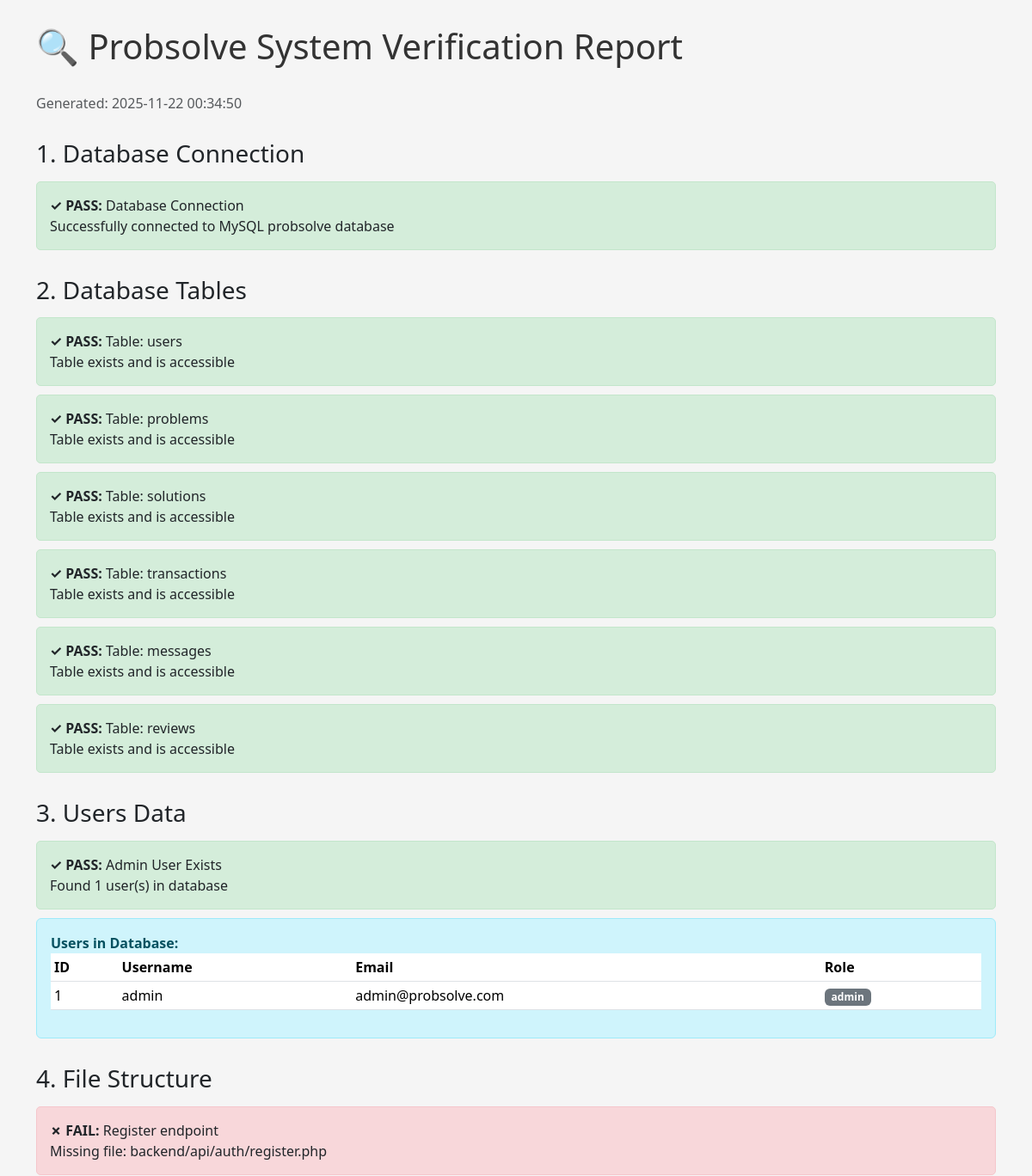
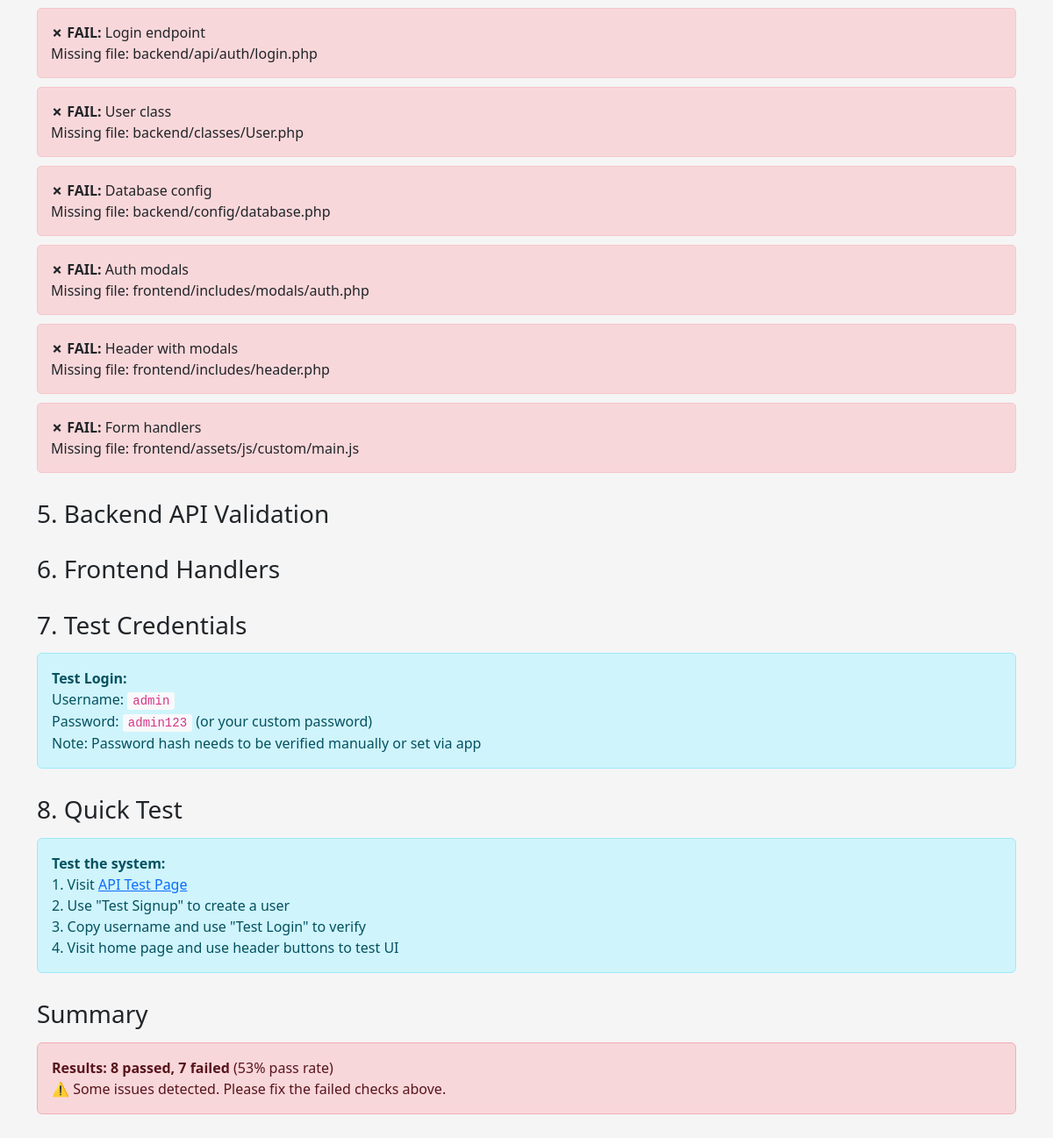
Before: /tests/verify-system.php with the older database file (2 pictures, top to bottom).
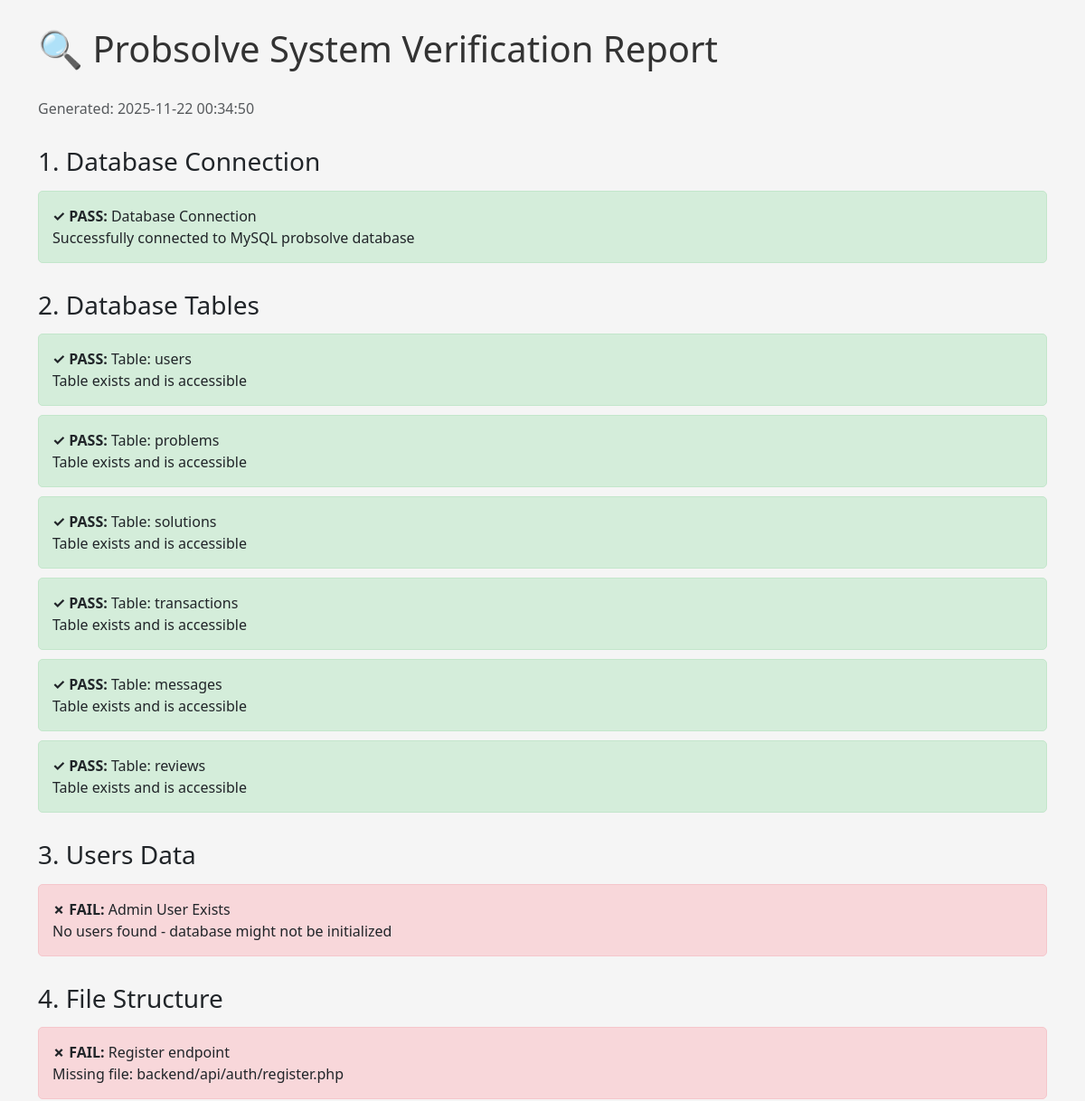
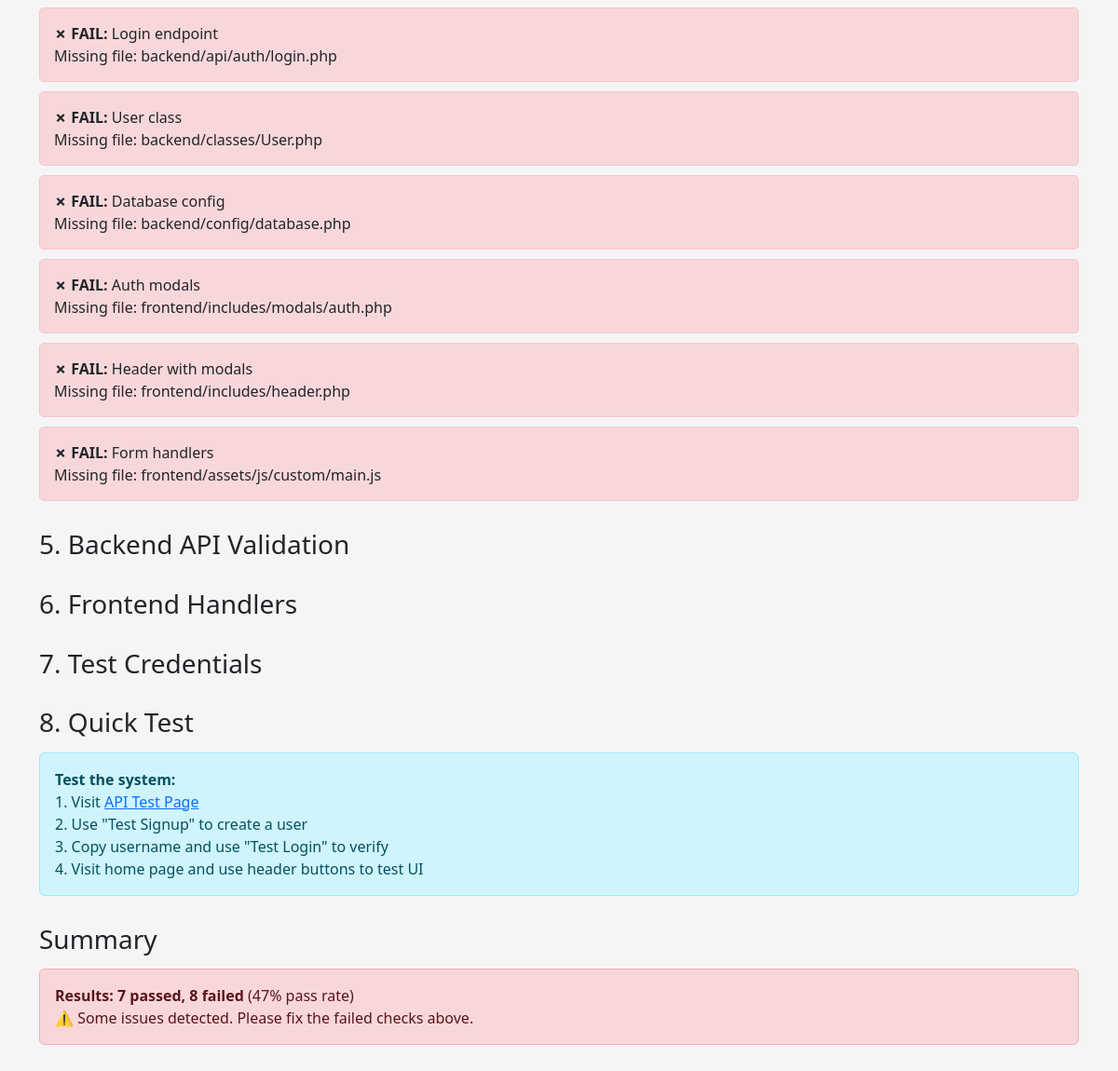
After: the same page with the newer database file (2 pictures, top to bottom).
### tables this page shows
CREATE TABLE IF NOT EXISTS users (
    id INT AUTO_INCREMENT PRIMARY KEY,
    username VARCHAR(50) NOT NULL UNIQUE,
    email VARCHAR(100) NOT NULL UNIQUE,
    password_hash VARCHAR(255) NOT NULL,
    role ENUM('user','admin') NOT NULL DEFAULT 'user',
    rating DECIMAL(4,2) DEFAULT 0.0 CHECK (rating >= 0 AND rating <= 5),
    profile_picture VARCHAR(255) DEFAULT NULL,
    bio TEXT DEFAULT NULL,
    is_verified BOOLEAN DEFAULT 0,
    is_active BOOLEAN DEFAULT 1,
    reputation_points INT DEFAULT 0,
    problems_posted INT DEFAULT 0,
    solutions_submitted INT DEFAULT 0,
    solutions_accepted INT DEFAULT 0,
    last_login TIMESTAMP NULL,
    created_at TIMESTAMP DEFAULT CURRENT_TIMESTAMP,
    updated_at TIMESTAMP DEFAULT CURRENT_TIMESTAMP ON UPDATE CURRENT_TIMESTAMP,
    INDEX idx_username (username),
    INDEX idx_email (email),
    INDEX idx_role (role),
    INDEX idx_reputation (reputation_points DESC)
);

### tests/verify-system.php (the view, shortened to what this page needs)
<!DOCTYPE html>
<html>
<head>
    <link href="https://cdn.jsdelivr.net/npm/bootstrap@5.3.2/dist/css/bootstrap.min.css" rel="stylesheet">
</head>
<body>
<div class="container">
    <h1>🔍 Probsolve System Verification Report</h1>
    <p class="text-muted">Generated: <?php echo date('Y-m-d H:i:s'); ?></p>
    <?php
    $passes = 0;
    $fails = 0;
    function check($condition, $title, $pass_msg, $fail_msg = null) {
        echo '<div class="check-item ';
        if ($condition) {
            echo 'check-pass';
            echo '"><strong>✓ PASS:</strong> ' . $title . '<br>' . $pass_msg;
        } else {
            echo 'check-fail';
            echo '"><strong>✗ FAIL:</strong> ' . $title . '<br>' . ($fail_msg ?? 'Something is wrong');
        }
        echo '</div>';
    }
    echo '<h3>1. Database Connection</h3>';
    $db = Database::getConnection();
    check($db !== null, 'Database Connection', 'Successfully connected to MySQL probsolve database', 'Could not connect - check DB_HOST, DB_USER, DB_PASS in backend/config/database.php');
    if ($db) {
        echo '<h3>2. Database Tables</h3>';
        $tables = ['users', 'problems', 'solutions', 'transactions', 'messages', 'reviews'];
        foreach ($tables as $table) {
            try {
                $result = $db->query("SELECT 1 FROM $table LIMIT 1");
                check(true, "Table: $table", "Table exists and is accessible");
            } catch (Exception $e) {
                check(false, "Table: $table", "", "Table does not exist - run: mysql -u root < database/schema/probsolve_schema.sql");
            }
        }
        echo '<h3>3. Users Data</h3>';
        try {
            $result = $db->query("SELECT COUNT(*) as count FROM users");
            $row = $result->fetch();
            $userCount = $row['count'];
            check($userCount >= 1, 'Admin User Exists', "Found $userCount user(s) in database", "No users found - database might not be initialized");
            if ($userCount > 0) {
                $users = $db->query("SELECT id, username, email, role FROM users LIMIT 10")->fetchAll();
                echo '<div class="alert alert-info"><strong>Users in Database:</strong><br>';
                echo '<table class="table table-sm"><tr><th>ID</th><th>Username</th><th>Email</th><th>Role</th></tr>';
                foreach ($users as $user) {
                    echo '<tr><td>' . $user['id'] . '</td><td>' . $user['username'] . '</td><td>' . $user['email'] . '</td><td><span class="badge bg-secondary">' . $user['role'] . '</span></td></tr>';
                }
                echo '</table></div>';
            }
        } catch (Exception $e) {
            check(false, 'Users Query', '', 'Could not query users table: ' . $e->getMessage());
        }
    }
    echo '<h3>4. File Structure</h3>';
    $files = [
        'backend/api/auth/register.php' => 'Register endpoint',
        'backend/api/auth/login.php' => 'Login endpoint',
        'backend/classes/User.php' => 'User class',
        'backend/config/database.php' => 'Database config',
        'frontend/includes/modals/auth.php' => 'Auth modals',
        'frontend/includes/header.php' => 'Header with modals',
        'frontend/assets/js/custom/main.js' => 'Form handlers',
    ];
    foreach ($files as $file => $desc) {
        $exists = file_exists($file);
        check($exists, "$desc", "File exists: <code>$file</code>", "Missing file: $file");
    }
    echo '<h3>5. Backend API Validation</h3>';
    echo '<h3>6. Frontend Handlers</h3>';
    echo '<h3>7. Test Credentials</h3>';
    if ($db) {
        try {
            $stmt = $db->prepare("SELECT username FROM users WHERE username = ? LIMIT 1");
            $stmt->execute(['admin']);
            $user = $stmt->fetch();
            if ($user) {
                echo '<div class="alert alert-info">';
                echo '<strong>Test Login:</strong><br>';
                echo 'Username: <code>admin</code><br>';
                echo 'Password: <code>admin123</code> (or your custom password)<br>';
                echo 'Note: Password hash needs to be verified manually or set via app';
                echo '</div>';
            }
        } catch (Exception $e) {}
    }
    echo '<h3>8. Quick Test</h3>';
    echo '<div class="alert alert-info">';
    echo '<strong>Test the system:</strong><br>';
    echo '1. Visit <a href="/probsolve/api-test.php" target="_blank">API Test Page</a><br>';
    echo '2. Use "Test Signup" to create a user<br>';
    echo '3. Copy username and use "Test Login" to verify<br>';
    echo '4. Visit home page and use header buttons to test UI';
    echo '</div>';
    echo '<h3>Summary</h3>';
    $total = $passes + $fails;
    $passRate = $total > 0 ? round(($passes / $total) * 100) : 0;
    echo '<div class="alert alert-';
    if ($fails === 0) echo 'success';
    elseif ($passRate >= 75) echo 'warning';
    else echo 'danger';
    echo '">';
    echo "<strong>Results: $passes passed, $fails failed</strong> ($passRate% pass rate)<br>";
    if ($fails === 0) {
        echo "🎉 All checks passed! System is ready to use.";
    } else {
        echo "⚠️ Some issues detected. Please fix the failed checks above.";
    }
    echo '</div>';
    ?>
</div>
</body>
</html>

### tests/verify-system.php (style rules this page uses)
body { padding: 30px; background: #f5f5f5; }
.check-item { padding: 15px; margin: 10px 0; border-radius: 5px; }
.check-pass { background: #d4edda; border: 1px solid #c3e6cb; }
.check-fail { background: #f8d7da; border: 1px solid #f5c6cb; }
h1 { margin-bottom: 30px; color: #333; }
h3 { margin-top: 30px; margin-bottom: 15px; }
code { background: #f8f9fa; padding: 2px 6px; border-radius: 3px; }

Changed rows visible on the page:
removed users: id "1", username "admin", email "admin@probsolve.com", role "admin"
Other visible differences:
$title: "Database Connection Admin User Exists" → "Database Connection"
$pass_msg: "Successfully connected to MySQL probsolve database Found 1 user(s) in database" → "Successfully connected to MySQL probsolve database"
$title: (not shown) → "Admin User Exists"
$fail_msg: (not shown) → "No users found - database might not be initialized"
$passes: "8" → "7"
$fails: "7" → "8"
$passRate: "53" → "47"
text no longer shown: "✓ PASS: ✓ PASS: Users in Database: ID Username Email Role Test Login: Username: admin Password: admin123 (or your custom password) Note: Password hash needs to be verified manually or set via app"
text now shown: "✓ PASS: ✗ FAIL:"
